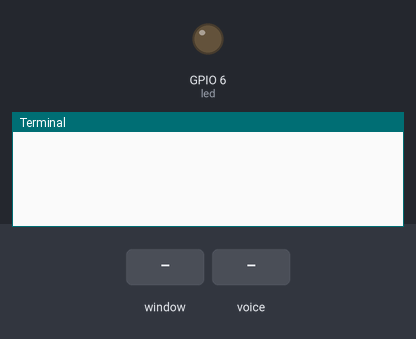
The program below on a simulated Raspberry Pi (BCM pin numbers). Shown: output pins drawn as LEDs (lit = HIGH), the last lines printed to the terminal. The inputs (shaded band) are chosen by the test bench. Speech is recognised word for word in 0.5 s; the desktop window is not drawn, its controls go by their first labels and the mouse button is held 0.15 s.

Above: at 1.2 s.
1.3 s: control labelled "Send Message" in the window clicked
At 2.4 s:
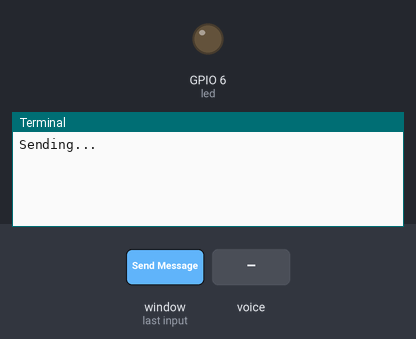
2.8 s: "-" is said to the microphone
At 4.5 s:
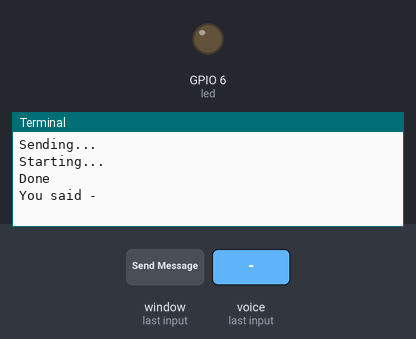
4.8 s: control labelled "Receive Message" in the window clicked
At 6.3 s:
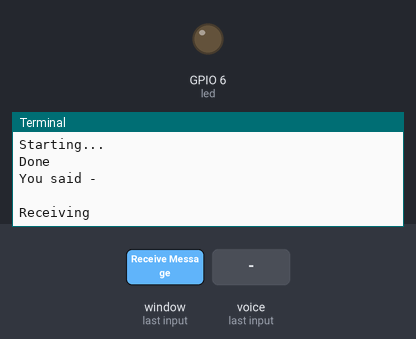

The program:

Client.py
```python
from Tkinter import *
import Tkinter
import time
import speech_recognition as sr
import os
from socket import *
from Cheese import *
host = "138.47.139.129" # IP Address of server
port = 2041
buf = 1024
addr = (host, port)
UDPSock = socket(AF_INET, SOCK_DGRAM)
x = 0
GPIO.setwarnings(False)
MORSE_CODE_DICT = { 'A':'.-', 'B':'-...',
                    'C':'-.-.', 'D':'-..', 'E':'.',
                    'F':'..-.', 'G':'--.', 'H':'....',
                    'I':'..', 'J':'.---', 'K':'-.-',
                    'L':'.-..', 'M':'--', 'N':'-.',
                    'O':'---', 'P':'.--.', 'Q':'--.-',
                    'R':'.-.', 'S':'...', 'T':'-',
                    'U':'..-', 'V':'...-', 'W':'.--',
                    'X':'-..-', 'Y':'-.--', 'Z':'--..',
                    'a':'.-','b':'-...', 'c':'-.-.',
                    'd':'-..','e':'.', 'f':'..-.',
                    'g':'--.','h':'....', 'i':'..',
                    'j':'.---','k':'-.-', 'l':'.-..',
                    'm':'--','n':'-.', 'o':'---',
                    'p':'.--.','q':'--.-', 'r':'.-.',
                    's':'...','t':'-', 'u':'..-',
                    'v':'...-','w':'.--', 'x':'-..-',
                    'y':'-.--','zq1':'.----', '2':'..---', '3':'...--',
                    '4':'....-', '5':'.....', '6':'-....',
                    '7':'--...', '8':'---..', '9':'----.',
                    '0':'-----', '-':' '}

def do_something():
    global speech
    global data
    global addr
    data = "Sorry could not recognize what you said"
    r = sr.Recognizer()
    r.energy_threshold=4000
    label.update()
    if x == 1:
        print "Sending..."
        with sr.Microphone(chunk_size = 512) as source:
            audio = r.listen(source)
            try:
                print "Starting..."
                speech = r.recognize_google(audio)
                data = speech
                label.configure(text="You said : {}".format(speech))
                print "Done"
                print "You said " + data
                print " "
                UDPSock.sendto(data, addr)
            except:
                label.configure(text="Sorry could not recognize what you said")

    else:
        print "Receiving"
        (data, addr) = UDPSock.recvfrom(buf)
        label.configure(text="Receiving".format(speech))
        speech = data
        print "Received " + speech
        label.configure(text="Received: {}".format(speech))
        print " "

def encrypt(message):
    global cipher
    cipher = ''
    for letter in message:
        if letter != ' ':
            cipher += MORSE_CODE_DICT[letter] + ' '
        else:
            cipher += ' '
    return cipher

def bop():
    global label
    global x
    root = Tk()
    root.attributes("-topmost", True)

    if x ==0:
        label = Label(root, wraplength = 700, height=7,  width=25, text="Receiving...", bg="white", fg="black", font=("TexGyreAdventor", 35))
        label.pack(fill=BOTH, expand = 1)
    if x ==1:
        label = Label(root, wraplength = 700, height=7,  width=25, text="Speak Anything...", bg="white", fg="black", font=("TexGyreAdventor", 35))
        label.pack(fill=BOTH, expand = 1)

    do_something()
    GPIO.setmode(GPIO.BCM)
    led = 6
    GPIO.setup(led, GPIO.OUT)
    cipher = encrypt(speech)

    if x ==0:
        sound(cipher)
        GPIO.cleanup()

    boom = Label(root, wraplength = 700, text="{}".format(cipher), bg="white", fg="black", font=("TexGyreAdventor", 35))
    boom.pack(fill=BOTH, expand = 1)
    soap()

def soap():
    root = Tk()
    b1 = Tkinter.Button(root, text="Send Message", command=send, height = 17, width = 30, font=("TexGyreAdventor", 15))
    b2 = Tkinter.Button(root, text="Receive Message", command=receive, height = 17, width = 30, font=("TexGyreAdventor", 15))
    b1.pack(side=LEFT)
    b2.pack(side=RIGHT)
    root.mainloop()

def send():
    global x
    x = 1
    bop()

def receive():
    global x
    x = 0
    bop()
soap()
```

Cheese.py
```python
import RPi.GPIO as GPIO
import time
import pygame
    # to use Raspberry Pi board pin numbers
Rate = 0.090
pygame.init()


GPIO.setmode(GPIO.BCM)
led = 6


GPIO.setup(led,GPIO.OUT)

def morse_line():
    sounds2.play()
    GPIO.output(6, True)
    time.sleep(3*Rate)
    GPIO.output(6,False)
    time.sleep(Rate)


def morse_dot():
    sounds.play()
    GPIO.output(6, True)
    time.sleep(Rate)
    GPIO.output(6,False)
    time.sleep(Rate)

def sound(a):
    text = a
    for i in range(len(text)):
        if (text[i]== '-'):
            morse_line()
        elif (text[i]== '.'):
            morse_dot()
        elif (text[i]== ' '):
            time.sleep(7*Rate)
        else:
            Writeline("invalid char")

sounds = pygame.mixer.Sound("dot.wav")
sounds2 = pygame.mixer.Sound("dash.wav")


GPIO.cleanup()
```

Measured:
- after the input at 1.3 s, the terminal: prints a new line after 0.08 s (image 1)
- after the input at 2.8 s, the terminal: prints a new line at once (image 2)
- after the input at 4.8 s, the terminal: prints a new line after 0.08 s (image 3)
